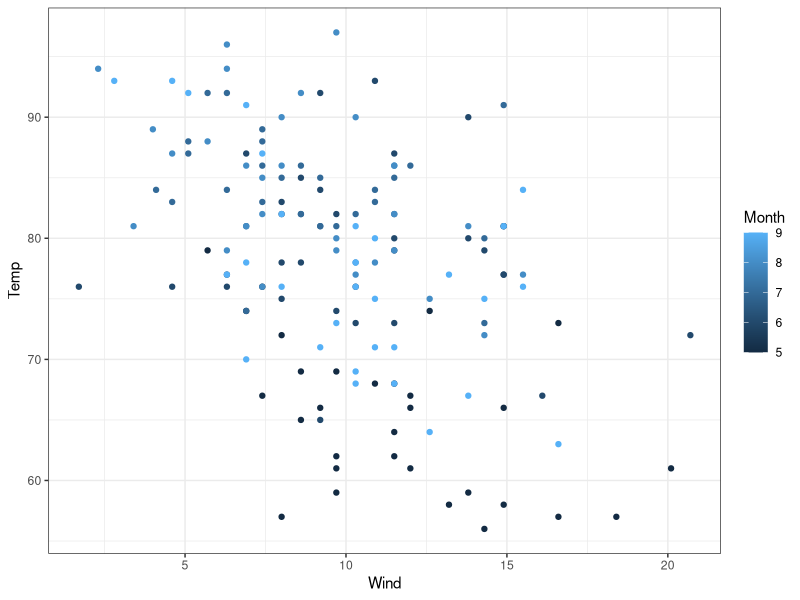
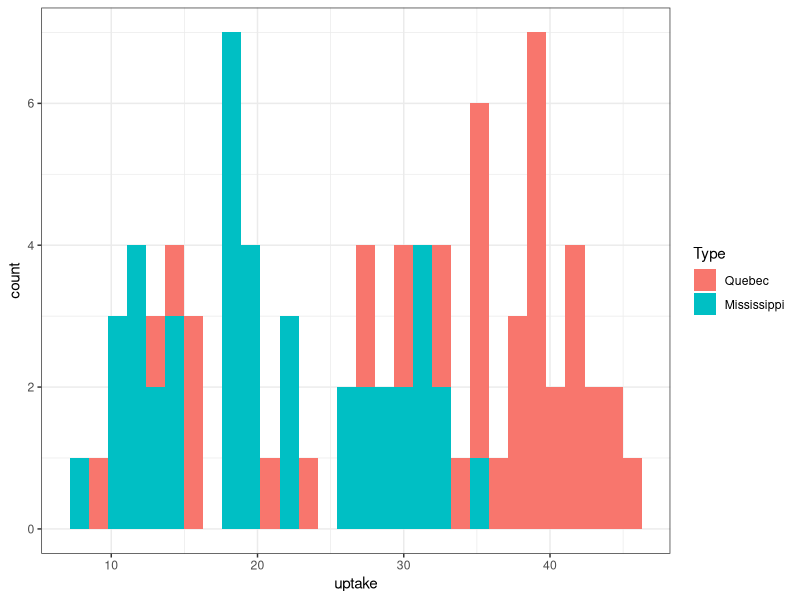
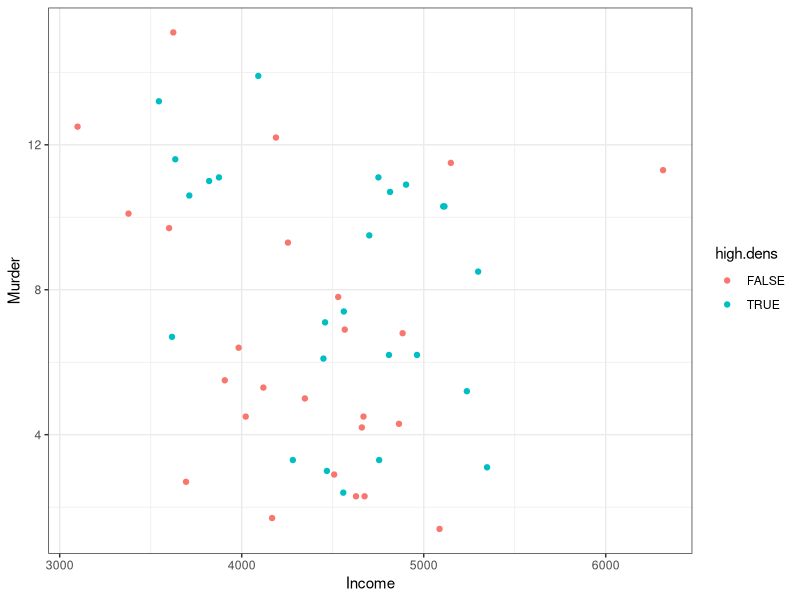
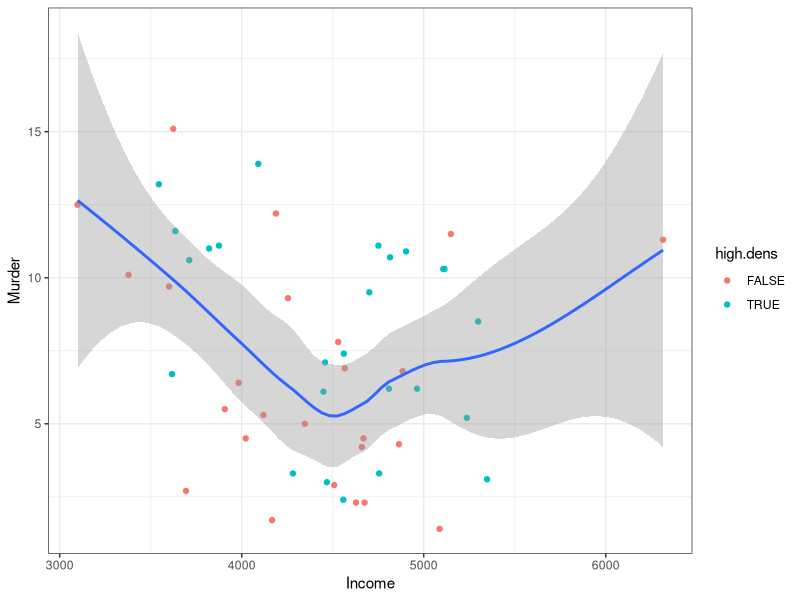
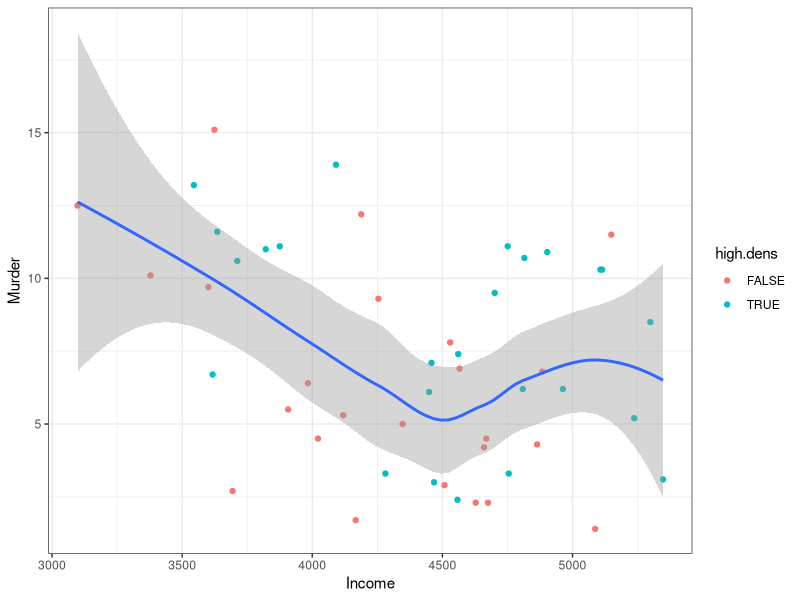

Recreate these plots in R, in order.
## ---- chunk 1
options(htmltools.dir.version = FALSE)

# library(xaringanthemer)
# # style_mono_accent(
# #   base_color = "#1c5253"
# #   # header_font_google = google_font("Josefin Sans"),
# #   # text_font_google   = google_font("Montserrat", "300", "300i"),
# #   # code_font_google   = google_font("Fira Mono")
# # )
# # style_xaringan(link_color = 'red')
# style_xaringan(
#   text_font_family = "Droid Serif",
#   text_font_url = "https://fonts.googleapis.com/css?family=Droid+Serif:400,700,400italic",
#   header_font_google = google_font("Yanone Kaffeesatz")
# )
# other colors:
# bse green: rgb(0,130,155)
# golden: rgb(177,148,40)
# coral: rgb(174,77,41)
# purple: rgb(62,32,89)
# orange: rgb(240,138,33)
# brown: rgb(118,93,93)
## ---- chunk 2
# # Install packages (only first time)
# install.packages('data.table') #<<
# install.packages('tidyverse') #<<

# Load them:
library(data.table)
library(dplyr)
## ---- chunk 3
getwd() # tells you the current wd
## ---- chunk 4
a <- datasets::airquality
b <- data.table(Month = 1:12, month.text = month.name)
df <- merge.data.table(a,b,by = 'Month') # is equivalent to:
df <- a %>% 
  left_join(b,by = 'Month')

## ---- chunk 5
library(ggplot2)
try( # ignore this
p <- ggplot(data = data) +
  geom_GEOM(mapping = aes(MAPPINGS)) +
  THEME()
)
# Example
p <- ggplot(data = airquality) +
  geom_point(mapping = aes(Wind,Temp, color = Month)) +
  theme_bw()
## ---- chunk 6
library(ggplot2)
p <- ggplot(data = airquality) +
  geom_point(mapping = aes(Wind,Temp, color = Month)) +
  theme_bw()
p

## ---- chunk 7
ggplot(data.table(datasets::CO2)) +
  geom_histogram(aes(uptake, fill=Type)) +
  theme_bw()
## ---- chunk 8
df.ex <- data.table(datasets::state.x77)
df.ex <- df.ex %>% 
  mutate(high.dens = (Population/Area)>median(Population/Area))
  
ggplot(df.ex) +
  geom_point(mapping = aes(Income, Murder, color = high.dens)) +
  theme_bw()
## ---- chunk 9
df.ex <- data.table(datasets::state.x77)
df.ex <- df.ex %>% 
  mutate(high.dens = (Population/Area)>median(Population/Area))
  
ggplot(df.ex) +
  geom_point(mapping = aes(Income, Murder, color = high.dens)) +
  geom_smooth(mapping = aes(Income, Murder)) +
  theme_bw()
## ---- chunk 10
df.ex <- data.table(datasets::state.x77)
df.ex <- df.ex %>% 
  mutate(high.dens = (Population/Area)>median(Population/Area)) %>% 
  filter(Income<6000)
  
ggplot(df.ex) +
  geom_point(mapping = aes(Income, Murder, color = high.dens)) +
  geom_smooth(mapping = aes(Income, Murder)) +
  theme_bw()
